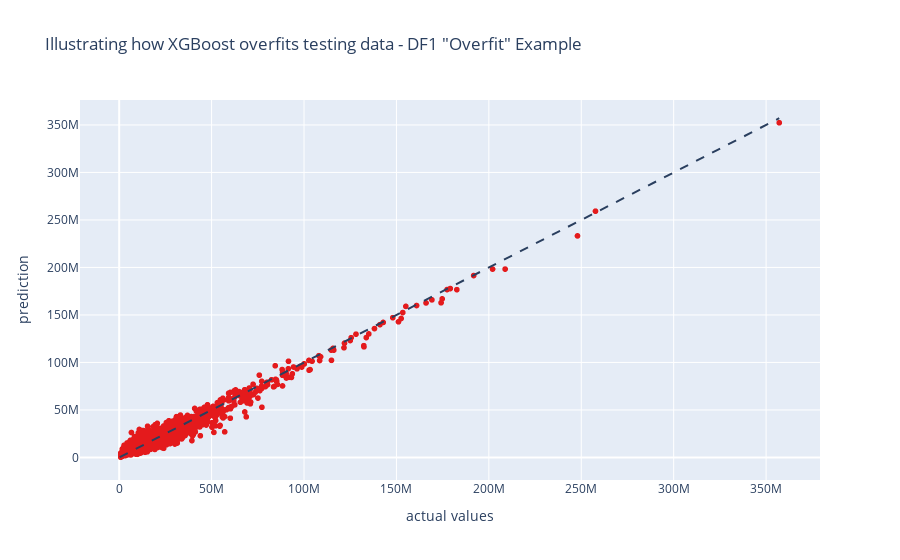

The notebook cell saved with this chart:
### Markdown cell above
### The difference between the testing and the training accuracies should be noted -- HOWEVER, this is inherently an aspect of the XGBoost model. Its "extreme gradient boost" splits the training to find a minimal loss, but will work differently on other data.

### Code cell
fig = px.scatter(x=y_train, y=model.predict(X_train), labels={'x': 'actual values', 'y': 'prediction'}, 
                 title = 'Illustrating how XGBoost overfits testing data - DF1 "Overfit" Example',
                color_discrete_sequence=px.colors.qualitative.Set1)
fig.add_shape(
    type="line", line=dict(dash='dash'),
    x0=y.min(), y0=y.min(),
    x1=y.max(), y1=y.max()
)
fig.show()

### Figure 1 — Plotly figure (JSON) as saved in the notebook; plotly's stock layout.template omitted (floating-point values rounded to 4 significant figures; data arrays with more than 128 entries replaced by an {"elided": "..."} marker saying what was removed)
{"data": [{"hovertemplate": "actual values=%{x}<br>prediction=%{y}<extra></extra>", "legendgroup": "", "marker": {"color": "rgb(228,26,28)", "symbol": "circle"}, "mode": "markers", "name": "", "showlegend": false, "type": "scattergl", "x": {"elided": "2242 int values"}, "xaxis": "x", "y": {"elided": "2242 float values"}, "yaxis": "y"}], "layout": {"legend": {"tracegroupgap": 0}, "shapes": [{"line": {"dash": "dash"}, "type": "line", "x0": 317213, "x1": 357115007, "y0": 317213, "y1": 357115007}], "title": {"text": "Illustrating how XGBoost overfits testing data - DF1 \"Overfit\" Example"}, "xaxis": {"anchor": "y", "domain": [0, 1], "title": {"text": "actual values"}}, "yaxis": {"anchor": "x", "domain": [0, 1], "title": {"text": "prediction"}}}}
